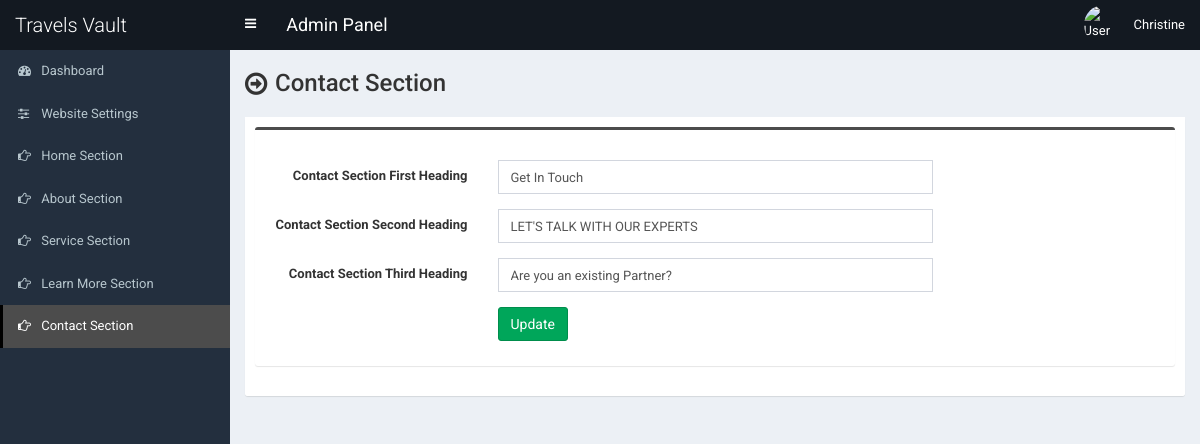
/admin/page-contact.php (signed in), run on the app's committed database.
### tables this page shows
CREATE TABLE `tbl_contact` (
  `id` int(11) NOT NULL,
  `contact_heading1` text NOT NULL,
  `contact_heading2` text NOT NULL,
  `contact_heading3` text NOT NULL
);

### admin/page-contact.php (the view, shortened to what this page needs)
<?php require_once('header.php'); ?>
<section class="content-header">
    <div class="content-header-left">
        <h1>Contact Section</h1>
    </div>
</section>
<?php
$statement = $pdo->prepare("SELECT * FROM tbl_contact WHERE id=1");
$statement->execute();
$result = $statement->fetchAll(PDO::FETCH_ASSOC);
foreach ($result as $row) {
    $contact_heading1 = $row['contact_heading1'];
    $contact_heading2 = $row['contact_heading2'];
    $contact_heading3 = $row['contact_heading3'];
}
?>
<section class="content" style="min-height:auto;margin-bottom: -30px;">
    <div class="row">
        <div class="col-md-12">
        </div>
    </div>
</section>
<section class="content">
    <div class="row">
        <div class="col-md-12">
                <div class="nav-tabs-custom">
                    <div class="tab-content">
                        <div class="tab-pane active" id="tab_1">
                            <form class="form-horizontal" action="" method="post" enctype="multipart/form-data">
                            <div class="box box-info">
                                <div class="box-body">
                                    <div class="form-group">
                                        <label for="" class="col-sm-3 control-label">Contact Section First Heading </label>
                                        <div class="col-sm-6">
                                            <input class="form-control" type="text" name="contact_heading1" value="<?php echo $contact_heading1 ?>">
                                        </div>
                                    </div>
                                    <div class="form-group">
                                        <label for="" class="col-sm-3 control-label">Contact Section Second Heading </label>
                                        <div class="col-sm-6">
                                            <input class="form-control" type="text" name="contact_heading2" value="<?php echo $contact_heading2 ?>">
                                        </div>
                                    </div>
                                    <div class="form-group">
                                        <label for="" class="col-sm-3 control-label">Contact Section Third Heading </label>
                                        <div class="col-sm-6">
                                            <input class="form-control" type="text" name="contact_heading3" value="<?php echo $contact_heading3 ?>">
                                        </div>
                                    </div>
                                    <div class="form-group">
                                        <label for="" class="col-sm-3 control-label"></label>
                                        <div class="col-sm-6">
                                            <button type="submit" class="btn btn-success pull-left" name="form_contact">Update</button>
                                        </div>
                                    </div>
                                </div>
                            </div>
                            </form>
                        </div>
        </div>
    </div>
</section>
<?php require_once('footer.php'); ?>

### admin/style.css (style rules this page uses)
body { font-size: 13px; font-family: "Roboto", sans-serif; }
.content-header > h1, .content-header .content-header-left h1 { font-family: "Roboto", sans-serif; }
.box-info { padding-top: 20px; }
.content-header { overflow: hidden; }
.content-header .content-header-left { float: left; padding-top: 5px; }
.content-header .content-header-left h1 { margin-top: 0; margin-bottom: 0; padding-left: 30px; padding-bottom: 5px; font-size: 24px; position: relative; }
.content-header .content-header-left h1:before { position: absolute; top: 0; left: 0; font-family: "FontAwesome", sans-serif; font-size: 26px; content: "\f18e"; }
.box.box-info { border-top-color: #4c4c4c; }
input, textarea, select { font-size: 13px !important; }

### data on the page
tbl_contact: contact_heading1 "Get In Touch", contact_heading2 "LET'S TALK WITH OUR EXPERTS", contact_heading3 "Are you an existing Partner?"

### other printed values
$_SESSION['user']['full_name'] "Christine"
